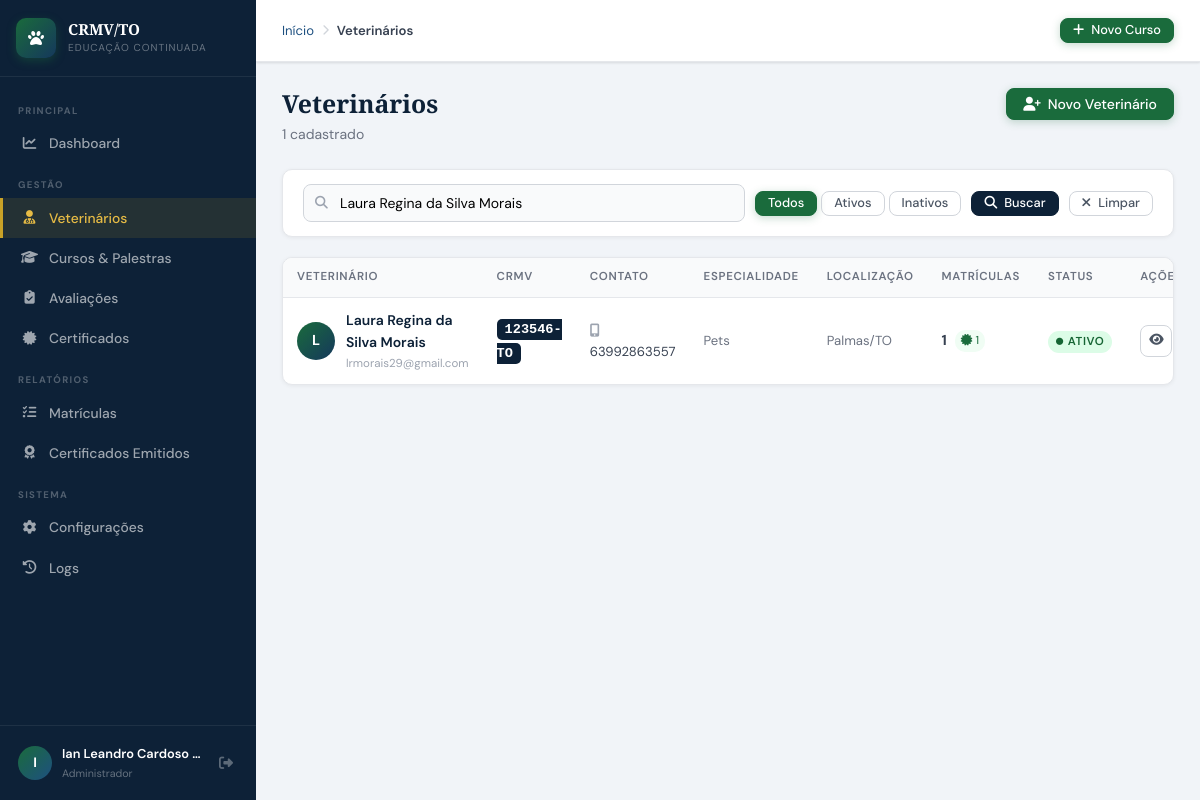
/admin/usuarios/lista.php?busca=Laura Regina da Silva Morais (signed in), run on an earlier commit of the app's database.
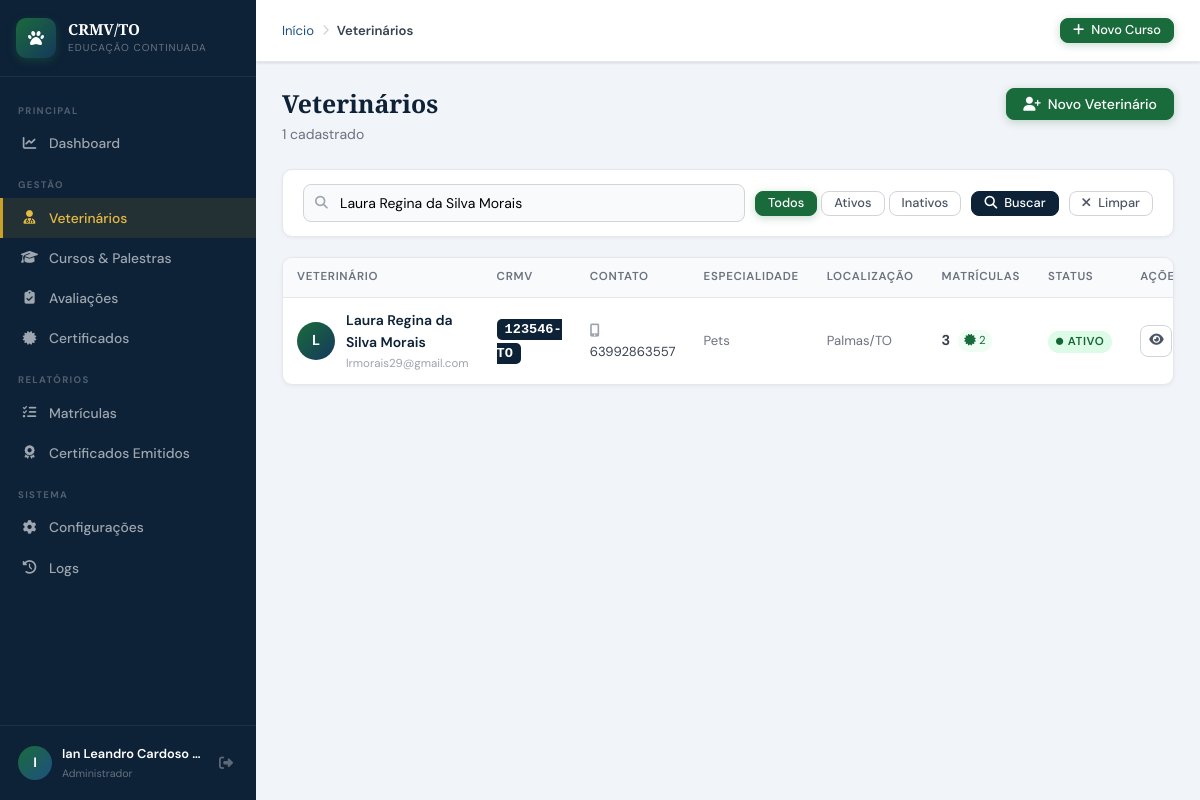
And on a later commit of the database.
### tables this page shows
CREATE TABLE `tbl_usuarios` (
  `usuario_id` int(10) UNSIGNED NOT NULL,
  `perfil_id` int(10) UNSIGNED NOT NULL DEFAULT 2,
  `nome_completo` varchar(150) NOT NULL,
  `cpf` varchar(14) DEFAULT NULL,
  `rg` varchar(20) DEFAULT NULL,
  `data_nascimento` date DEFAULT NULL,
  `sexo` enum('M','F','O') DEFAULT NULL,
  `email` varchar(150) NOT NULL,
  `telefone` varchar(20) DEFAULT NULL,
  `celular` varchar(20) DEFAULT NULL,
  `crmv_numero` varchar(20) DEFAULT NULL,
  `crmv_uf` char(2) NOT NULL DEFAULT 'TO',
  `especialidade` varchar(100) DEFAULT NULL,
  `instituicao` varchar(150) DEFAULT NULL,
  `cep` varchar(9) DEFAULT NULL,
  `logradouro` varchar(150) DEFAULT NULL,
  `numero` varchar(10) DEFAULT NULL,
  `complemento` varchar(80) DEFAULT NULL,
  `bairro` varchar(80) DEFAULT NULL,
  `cidade` varchar(80) DEFAULT NULL,
  `uf` char(2) DEFAULT NULL,
  `senha_hash` varchar(255) NOT NULL,
  `senha_salt` varchar(64) NOT NULL,
  `token_reset` varchar(100) DEFAULT NULL,
  `token_expira` datetime DEFAULT NULL,
  `ultimo_acesso` datetime DEFAULT NULL,
  `tentativas_login` tinyint(4) NOT NULL DEFAULT 0,
  `bloqueado_ate` datetime DEFAULT NULL,
  `ativo` tinyint(1) NOT NULL DEFAULT 1,
  `foto_perfil` varchar(200) DEFAULT NULL,
  `criado_em` datetime NOT NULL DEFAULT current_timestamp(),
  `atualizado_em` datetime DEFAULT NULL ON UPDATE current_timestamp(),
  `criado_por` int(10) UNSIGNED DEFAULT NULL
);

### includes/conexao.php (called while the page is built, shortened)
<?php
function getConn(): PDO {
    static $pdo = null;
    if ($pdo === null) {
        try {
            $dsn = "mysql:host=" . DB_HOST . ";port=" . DB_PORT . ";dbname=" . DB_NAME . ";charset=utf8mb4";
            $pdo = new PDO($dsn, DB_USER, DB_PASS, [
                PDO::ATTR_ERRMODE            => PDO::ERRMODE_EXCEPTION,
                PDO::ATTR_DEFAULT_FETCH_MODE => PDO::FETCH_ASSOC,
                PDO::ATTR_EMULATE_PREPARES   => false,
            ]);
        } catch (PDOException $e) {
            die('<div style="font-family:monospace;background:#fee2e2;color:#7f1d1d;padding:20px;margin:20px;border-radius:8px">
                <strong>Erro de conexão com o banco:</strong><br>' . htmlspecialchars($e->getMessage()) . '
                <br><br>Verifique se o XAMPP está rodando e o banco <strong>' . DB_NAME . '</strong> foi criado.
            </div>');
        }
    }
    return $pdo;
}
function dbQuery(string $sql, array $params = []): array {
    $stmt = getConn()->prepare($sql);
    $stmt->execute($params);
    return $stmt->fetchAll();
}
function primeiraLetra(string $nome): string {
    return mb_strtoupper(mb_substr(trim($nome), 0, 1));
}

### admin/usuarios/lista.php (the view, shortened to what the changed rows need)
<?php
require_once __DIR__ . '/../../includes/conexao.php';
$busca   = trim($_GET['busca']  ?? '');
$pag     = max(1, (int)($_GET['pag'] ?? 1));
$porPag  = 15;
$offset  = ($pag - 1) * $porPag;
$where  = "WHERE u.perfil_id = 2";
$params = [];
if ($busca !== '') {
    $where  .= " AND (u.nome_completo LIKE ? OR u.email LIKE ? OR u.crmv_numero LIKE ? OR u.cpf LIKE ?)";
    $params  = ["%$busca%", "%$busca%", "%$busca%", "%$busca%"];
}
$usuarios = dbQuery(
    "SELECT u.usuario_id, u.nome_completo, u.email, u.cpf, u.celular,
            u.crmv_numero, u.crmv_uf, u.especialidade, u.cidade, u.uf,
            u.ativo, u.criado_em, u.ultimo_acesso,
            (SELECT COUNT(*) FROM tbl_matriculas m WHERE m.usuario_id = u.usuario_id) AS total_mat,
            (SELECT COUNT(*) FROM tbl_matriculas m WHERE m.usuario_id = u.usuario_id AND m.certificado_gerado = 1) AS total_cert
     FROM tbl_usuarios u $where
     ORDER BY u.nome_completo ASC
     LIMIT $porPag OFFSET $offset",
    $params
);
require_once __DIR__ . '/../../includes/layout.php';
?>
<div class="pg-header">
    <div class="pg-header-row">
        <div>
            <h1 class="pg-titulo">Veterinários</h1>
        </div>
    </div>
</div>
<div class="card">
    <div class="tabela-wrapper">
        <table class="tabela">
            <thead>
                <tr>
                    <th>Veterinário</th>
                    <th>CRMV</th>
                    <th>Contato</th>
                    <th>Especialidade</th>
                    <th>Localização</th>
                    <th>Matrículas</th>
                    <th>Status</th>
                    <th style="width:110px">Ações</th>
                </tr>
            </thead>
            <tbody>
            <?php if (empty($usuarios)): ?>
                <tr><td colspan="8">
                    <div class="vazio">
                        <i class="fa-solid fa-user-doctor"></i>
                        <h3>Nenhum veterinário encontrado</h3>
                        <p><?= $busca ? 'Tente outro termo de busca.' : 'Nenhum veterinário cadastrado ainda.' ?></p>
                        <?php if (!$busca): ?>
                        <a href="/crmv/admin/usuarios/form.php" class="btn btn-primario btn-sm" style="margin-top:12px">
                            <i class="fa-solid fa-user-plus"></i> Cadastrar agora
                        </a>
                        <?php endif; ?>
                    </div>
                </td></tr>
            <?php else: ?>
            <?php foreach ($usuarios as $u): ?>
            <tr>
                <td>
                    <div style="display:flex;align-items:center;gap:11px">
                        <div class="avatar-circulo"><?= primeiraLetra($u['nome_completo']) ?></div>
                        <div>
                            <a href="/crmv/admin/usuarios/ver.php?id=<?= $u['usuario_id'] ?>"
                               style="font-weight:600;font-size:.875rem;color:var(--azul-esc);text-decoration:none"
                               onmouseover="this.style.textDecoration='underline'"
                               onmouseout="this.style.textDecoration='none'">
                                <?= htmlspecialchars($u['nome_completo']) ?>
                            </a>
                            <div style="font-size:.72rem;color:var(--c400);margin-top:1px"><?= htmlspecialchars($u['email']) ?></div>
                        </div>
                    </div>
                </td>
                <td>
                    <?php if ($u['crmv_numero']): ?>
                    <span style="font-family:monospace;font-weight:700;font-size:.85rem;background:var(--azul-esc);color:#fff;padding:3px 8px;border-radius:5px">
                        <?= htmlspecialchars($u['crmv_numero']) ?>-<?= htmlspecialchars($u['crmv_uf']) ?>
                    </span>
                    <?php else: ?>
                    <span style="color:var(--c300);font-size:.8rem">Não informado</span>
                    <?php endif; ?>
                </td>
                <td style="font-size:.82rem">
                    <?php if ($u['celular']): ?>
                    <div><i class="fa-solid fa-mobile-alt" style="color:var(--c400);width:13px"></i> <?= htmlspecialchars($u['celular']) ?></div>
                    <?php endif; ?>
                </td>
                <td style="font-size:.82rem;color:var(--c500)"><?= htmlspecialchars($u['especialidade'] ?: '—') ?></td>
                <td style="font-size:.82rem;color:var(--c500)">
                    <?= $u['cidade'] ? htmlspecialchars($u['cidade']) . '/' . htmlspecialchars($u['uf']) : '—' ?>
                </td>
                <td>
                    <div style="display:flex;align-items:center;gap:8px">
                        <span style="font-weight:700;font-size:.9rem"><?= $u['total_mat'] ?></span>
                        <?php if ($u['total_cert'] > 0): ?>
                        <span style="font-size:.72rem;color:var(--verde);background:var(--verde-bg,#f0fdf4);padding:2px 6px;border-radius:10px">
                            <i class="fa-solid fa-certificate"></i> <?= $u['total_cert'] ?>
                        </span>
                        <?php endif; ?>
                    </div>
                </td>
                <td>
                    <?php if ($u['ativo']): ?>
                    <span class="badge b-verde"><i class="fa-solid fa-circle" style="font-size:.45rem;vertical-align:middle"></i> Ativo</span>
                    <?php else: ?>
                    <span class="badge b-verm">Inativo</span>
                    <?php endif; ?>
                </td>
                <td>
                    <div class="acoes">
                        <a href="/crmv/admin/usuarios/ver.php?id=<?= $u['usuario_id'] ?>"
                           class="btn btn-ghost btn-icone btn-sm" title="Visualizar">
                            <i class="fa-solid fa-eye"></i>
                        </a>
                    </div>
                </td>
            </tr>
            <?php endforeach; ?>
            <?php endif; ?>
            </tbody>
        </table>
    </div>
</div>
<?php require_once __DIR__ . '/../../includes/layout_footer.php'; ?>

What changed in the data, as far as the page shows it:
changed tbl_usuarios "Laura Regina da Silva Morais": total_mat "1" → "3"; total_cert "1" → "2"
